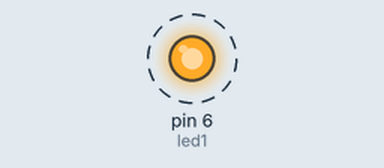
Simulated run of this sketch. Board: Arduino Uno, built with avr-gcc and run on an emulated ATmega328P. Shown: output pins drawn as LEDs (lit = HIGH). Dashed ring = blinking.

Above: at 0.2 s.
Timing chart, 0 to 3.0 s (numbered marks = the images above):
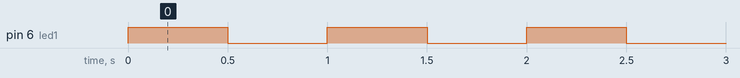

The sketch:

pisca_pisca_11.ino
```cpp
const int led1 = 6;

 void setup()
 {

      pinMode(led1, OUTPUT);
       //Serial.begin(9600);
 }


 void loop()
 {

       digitalWrite(led1, HIGH);
       delay(500);
       digitalWrite(led1, LOW);
       delay(500);
 }
```

Measured:
- by itself, pin 6 (led1): alternates HIGH for 0.50 s and LOW for 0.50 s
